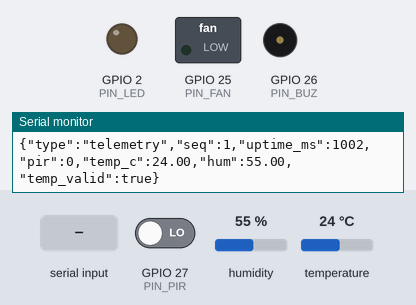
A sketch run on a simulated ESP32. Parts: switched loads named in the sketch (green lamp = pin HIGH), output pins drawn as LEDs (lit = HIGH), buzzer (waves = sounding, pin HIGH), the last lines printed to the serial monitor. Wiring (inferred from the names in the program): SHT3x sensor at I2C address 0x45. The inputs (shaded band) are chosen by the test bench; at power-on: GPIO 27 (PIN_PIR) LOW, humidity 55 %, temperature 24 °C.

Above: at 1.5 s.
1.6 s: "FAN 1\n" received over Serial
At 2.8 s:
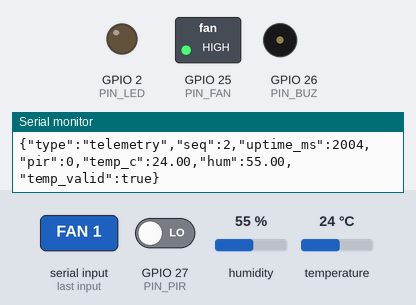
3.1 s: GPIO 27 (PIN_PIR) driven HIGH
At 4.9 s:
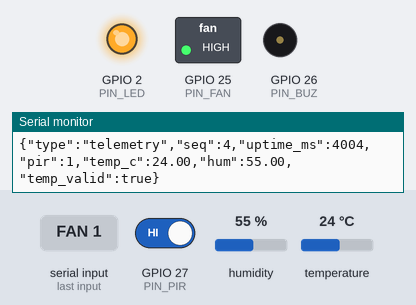
5.5 s: "BUZ 1\n" received over Serial
At 6.0 s:
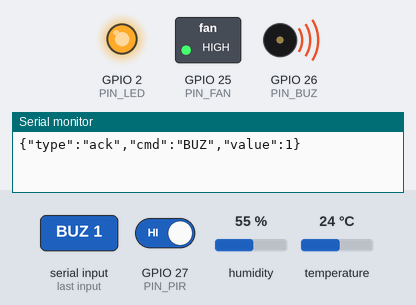
7.0 s: "FAN\n" received over Serial
At 8.2 s:
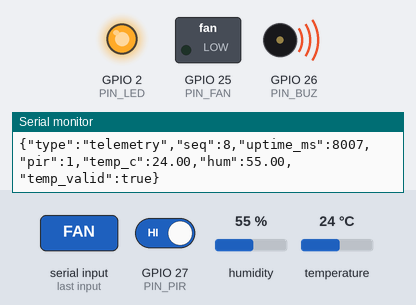
8.5 s: GPIO 27 (PIN_PIR) driven LOW
At 10.8 s:
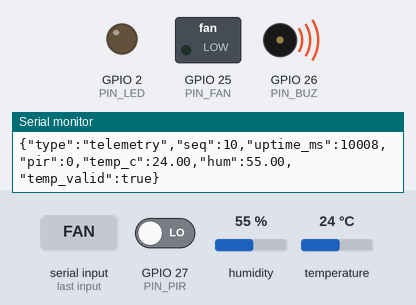
11.5 s: "FAN 150\n" received over Serial
At 12.9 s:
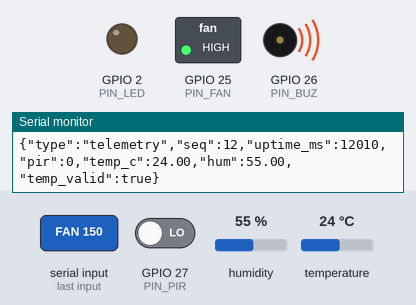
Timing chart, 0 to 14.0 s (numbered marks = the images above; inputs shaded):
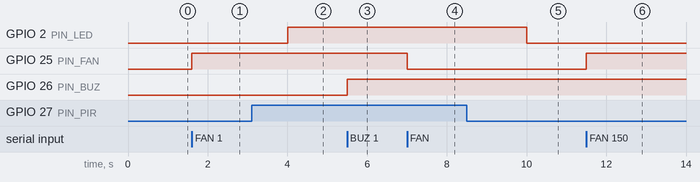

Measured:
- after the input at 1.6 s, GPIO 25 (PIN_FAN): LOW → HIGH at once
- after the input at 3.1 s, GPIO 2 (PIN_LED): LOW → HIGH after 0.90 s
- after the input at 5.5 s, GPIO 26 (PIN_BUZ): LOW → HIGH at once
- after the input at 7.0 s, GPIO 25 (PIN_FAN): HIGH → LOW at once
- after the input at 8.5 s, GPIO 2 (PIN_LED): HIGH → LOW after 1.5 s
- after the input at 11.5 s, GPIO 25 (PIN_FAN): LOW → HIGH at once

The sketch:

esp32_sensor_node.ino
```cpp
// SafeGuard ESP32 #1 센서·구동 노드 (블록 A 2단계용)
// 보드: ESP32 Dev Module / 시리얼: 115200
//
// 배선 (하드웨어 연결 가이드 4.3절):
//   PIR  : VCC->3V3, GND->GND, OUT->GPIO27
//   SHT31: VCC->3V3, GND->GND, SDA->GPIO32, SCL->GPIO33   ※ 10/16 실측 확인. 주소 0x45
//          (5핀 헤더 VCC GND SCL SDA INT에 4선 하우징 → INT 핀이 남게 꽂을 것)
//   PIR은 감지 시 HIGH, 평소 출력이 떠 있음 → INPUT_PULLDOWN 필수 (10/16 진단)
//   Q1(팬)  게이트 <- GPIO25 (220Ω),  Q2(부저) 게이트 <- GPIO26 (220Ω)   ※ 아직 안 꽂아도 됨
//
// 출력: 1초마다 JSON 한 줄
//   {"type":"telemetry","seq":12,"uptime_ms":12000,"pir":1,"temp_c":27.3,"hum":45.1,"temp_valid":true}
// 입력: 한 줄 명령 (시리얼 모니터에서 입력, 줄바꿈 "새 줄")
//   FAN 1 / FAN 0 / BUZ 1 / BUZ 0 / PING
//   응답: {"type":"ack","cmd":"FAN","value":1}

#include <Wire.h>
// SHT31은 라이브러리 없이 직접 읽음: Adafruit_SHT31 v2.2.2가 이 보드에서 감지는 되지만 읽기가 계속 실패함 (10/16 확인)

const int PIN_PIR = 27;
const int PIN_FAN = 25;
const int PIN_BUZ = 26;
const int PIN_LED = 2;
const int PIN_SDA = 32;
const int PIN_SCL = 33;

uint8_t shtAddr = 0;         // 0이면 미연결
bool shtOk = false;
unsigned long seq = 0;
unsigned long lastTx = 0;
bool pirSeen = false;        // 1초 창 안에 한 번이라도 HIGH였는지 (PIR 펄스 놓치지 않게)
String cmdBuf;

uint8_t crc8(const uint8_t *d, int n) {
  uint8_t c = 0xFF;
  for (int i = 0; i < n; i++) { c ^= d[i]; for (int b = 0; b < 8; b++) c = (c & 0x80) ? (c << 1) ^ 0x31 : (c << 1); }
  return c;
}

bool initSHT() {
  const uint8_t addrs[2] = {0x45, 0x44};   // 우리 보드는 0x45
  for (uint8_t a : addrs) {
    Wire.beginTransmission(a);
    if (Wire.endTransmission() == 0) {
      shtAddr = a;
      Wire.beginTransmission(a); Wire.write(0x30); Wire.write(0xA2); Wire.endTransmission();  // soft reset
      delay(5);
      return true;
    }
  }
  shtAddr = 0;
  return false;
}

// 단발 측정(고정밀, clock stretching 없음) → CRC 확인 후 °C, %RH
bool readSHT(float &t, float &h) {
  if (!shtAddr) return false;
  Wire.beginTransmission(shtAddr); Wire.write(0x24); Wire.write(0x00);
  if (Wire.endTransmission() != 0) return false;
  delay(20);
  if (Wire.requestFrom((int)shtAddr, 6) != 6) return false;
  uint8_t b[6];
  for (int i = 0; i < 6; i++) b[i] = Wire.read();
  if (crc8(b, 2) != b[2] || crc8(b + 3, 2) != b[5]) return false;
  t = -45.0f + 175.0f * ((b[0] << 8) | b[1]) / 65535.0f;
  h = 100.0f * ((b[3] << 8) | b[4]) / 65535.0f;
  return true;
}

void setup() {
  Serial.begin(115200);
  pinMode(PIN_PIR, INPUT_PULLDOWN);
  pinMode(PIN_FAN, OUTPUT); digitalWrite(PIN_FAN, LOW);
  pinMode(PIN_BUZ, OUTPUT); digitalWrite(PIN_BUZ, LOW);
  pinMode(PIN_LED, OUTPUT);
  Wire.begin(PIN_SDA, PIN_SCL);
  shtOk = initSHT();
  delay(300);
  Serial.printf("{\"type\":\"boot\",\"sht31\":%s}\n", shtOk ? "true" : "false");
}

void handleCommand(const String& line) {
  String s = line; s.trim(); s.toUpperCase();
  if (s.length() == 0) return;
  int sp = s.indexOf(' ');
  String cmd = sp > 0 ? s.substring(0, sp) : s;
  int val = sp > 0 ? s.substring(sp + 1).toInt() : 0;
  if (cmd == "FAN")      { digitalWrite(PIN_FAN, val ? HIGH : LOW); }
  else if (cmd == "BUZ") { digitalWrite(PIN_BUZ, val ? HIGH : LOW); }
  else if (cmd == "PING"){ val = 1; }
  else { Serial.printf("{\"type\":\"error\",\"msg\":\"unknown cmd\"}\n"); return; }
  Serial.printf("{\"type\":\"ack\",\"cmd\":\"%s\",\"value\":%d}\n", cmd.c_str(), val);
}

void loop() {
  // 명령 수신 (줄 단위)
  delay(5);
  while (Serial.available()) {
    char c = Serial.read();
    if (c == '\n' || c == '\r') { handleCommand(cmdBuf); cmdBuf = ""; }
    else if (cmdBuf.length() < 64) cmdBuf += c;
  }
  // PIR은 감지 중에도 0.3~1초 펄스로 토글됨 → 1초 창 동안 HIGH가 한 번이라도 있으면 1
  if (digitalRead(PIN_PIR)) pirSeen = true;

  // 1초 주기 telemetry
  unsigned long now = millis();
  if (now - lastTx >= 1000) {
    lastTx = now; seq++;
    int pir = pirSeen ? 1 : 0;
    pirSeen = false;
    digitalWrite(PIN_LED, pir ? HIGH : LOW);     // PIR 감지 시 온보드 LED 켜짐
    float t = NAN, h = NAN;
    if (!shtOk) shtOk = initSHT();               // 커넥터 접촉이 돌아오면 자동 재연결
    bool tv = shtOk && readSHT(t, h);
    if (shtOk && !tv) shtOk = false;             // 읽기 실패 → 다음 주기에 재초기화
    Serial.printf("{\"type\":\"telemetry\",\"seq\":%lu,\"uptime_ms\":%lu,\"pir\":%d,", seq, now, pir);
    if (tv) Serial.printf("\"temp_c\":%.2f,\"hum\":%.2f,\"temp_valid\":true}\n", t, h);
    else    Serial.printf("\"temp_c\":null,\"hum\":null,\"temp_valid\":false}\n");
  }
}
```
